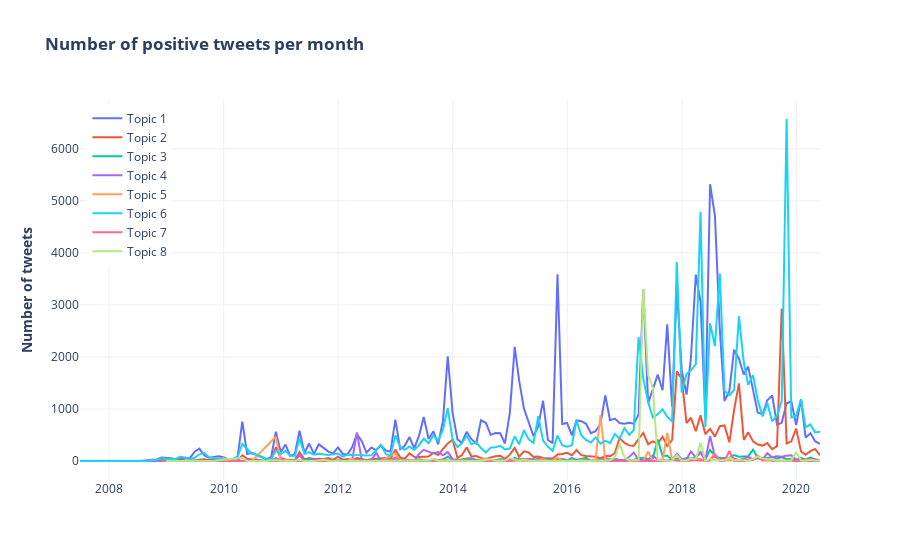

Source (notebook cell):
### Code cell
import plotly.graph_objects as go
fig = go.Figure()
for i in range(1,9):
    fig.add_trace(
        go.Scatter(x=data_tweetnlp[(data_tweetnlp.tweetnlp_sentiment_label == 'positive') & (data_tweetnlp.topic == i)].created_at, y=data_tweetnlp[(data_tweetnlp.tweetnlp_sentiment_label == 'positive') & (data_tweetnlp.topic == i)].status_id, name=f'Topic {i}')
    )
fig.update_layout(legend=dict(
    yanchor="top",
    y=0.99,
    xanchor="left",
    x=0.01
), template='plotly_white', title='<b>Number of positive tweets per month</b>')
fig.update_yaxes(title='<b>Number of tweets</b>')
write_html(fig, 'en-sentiment-topic-positive')
fig
